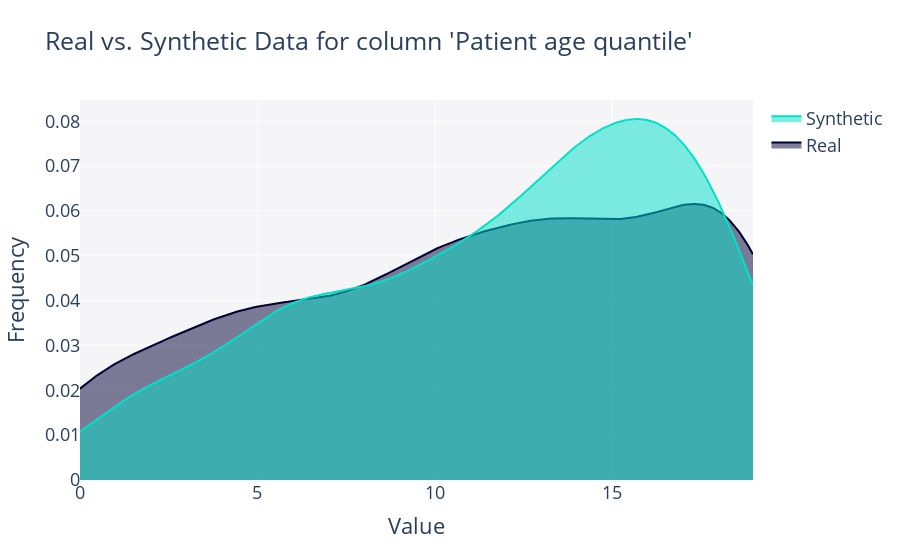
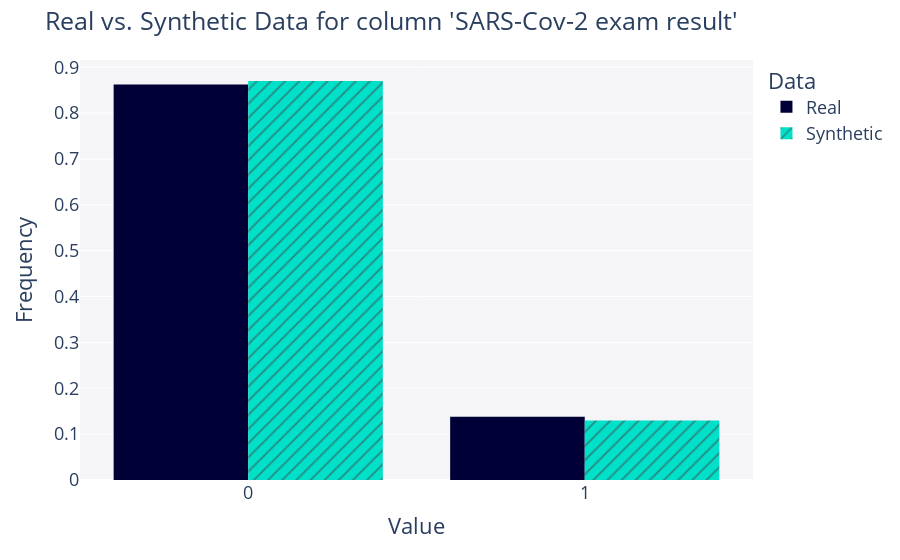
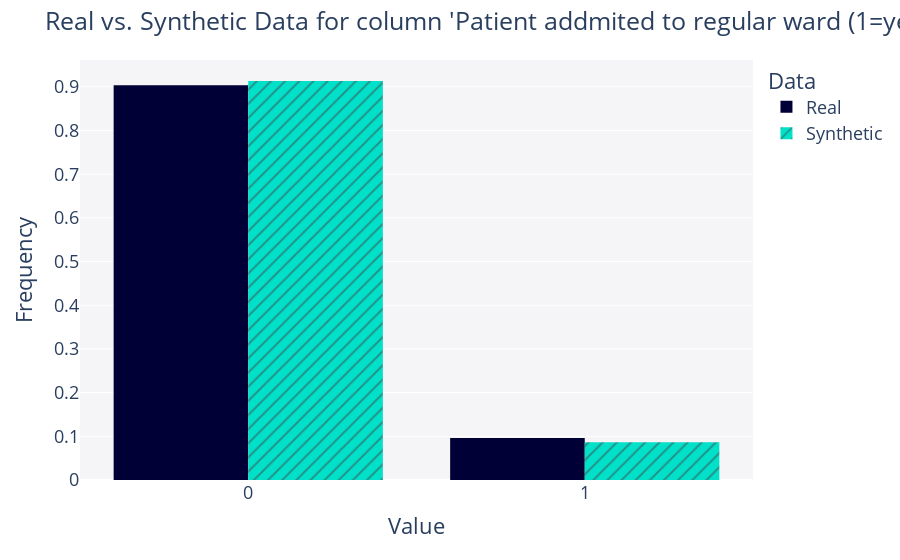
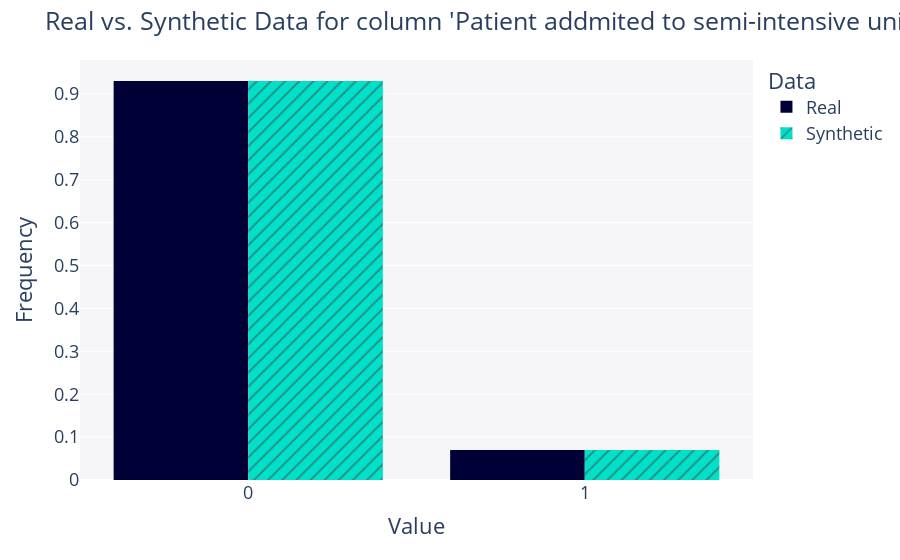

The notebook cell saved with these charts, in order:
### Code cell
from sdv.evaluation.single_table import get_column_plot

for column in real_data.columns:
    fig = get_column_plot(
        real_data=real_data,
        synthetic_data=synthetic_data,
        column_name=column,
        metadata=metadata
    )
    fig.show()

### Figure 1 — Plotly figure (JSON) as saved in the notebook; plotly's stock layout.template omitted (floating-point values rounded to 4 significant figures; data arrays with more than 128 entries replaced by an {"elided": "..."} marker saying what was removed)
{"data": [{"fill": "tozeroy", "hovertemplate": "<b>Real</b><br>Frequency: %{y}<extra></extra>", "legendgroup": "Real", "marker": {"color": "#000036"}, "mode": "lines", "name": "Real", "showlegend": true, "type": "scatter", "x": {"elided": "500 float values"}, "xaxis": "x", "y": {"elided": "500 float values"}, "yaxis": "y"}, {"fill": "tozeroy", "hovertemplate": "<b>Synthetic</b><br>Frequency: %{y}<extra></extra>", "legendgroup": "Synthetic", "marker": {"color": "#01E0C9"}, "mode": "lines", "name": "Synthetic", "showlegend": true, "type": "scatter", "x": {"elided": "500 float values"}, "xaxis": "x", "y": {"elided": "500 float values"}, "yaxis": "y"}], "layout": {"barmode": "overlay", "font": {"size": 18}, "hovermode": "closest", "legend": {"traceorder": "reversed"}, "plot_bgcolor": "#F5F5F8", "title": {"text": "Real vs. Synthetic Data for column 'Patient age quantile'"}, "xaxis": {"anchor": "y2", "domain": [0, 1], "title": {"text": "Value"}, "zeroline": false}, "yaxis": {"anchor": "free", "domain": [0, 1], "position": 0, "title": {"text": "Frequency"}}}}

### Figure 2 — Plotly figure (JSON) as saved in the notebook; plotly's stock layout.template omitted (floating-point values rounded to 4 significant figures; data arrays with more than 128 entries replaced by an {"elided": "..."} marker saying what was removed)
{"data": [{"alignmentgroup": "True", "bingroup": "x", "histnorm": "probability density", "hovertemplate": "<b>Real</b><br>Frequency: %{y}<extra></extra>", "legendgroup": "Real", "marker": {"color": "#000036", "pattern": {"shape": ""}}, "name": "Real", "offsetgroup": "Real", "orientation": "v", "showlegend": true, "type": "histogram", "x": {"elided": "602 int values"}, "xaxis": "x", "yaxis": "y"}, {"alignmentgroup": "True", "bingroup": "x", "histnorm": "probability density", "hovertemplate": "<b>Synthetic</b><br>Frequency: %{y}<extra></extra>", "legendgroup": "Synthetic", "marker": {"color": "#01E0C9", "pattern": {"shape": "/"}}, "name": "Synthetic", "offsetgroup": "Synthetic", "orientation": "v", "showlegend": true, "type": "histogram", "x": {"elided": "300 int values"}, "xaxis": "x", "yaxis": "y"}], "layout": {"barmode": "group", "font": {"size": 18}, "legend": {"title": {"text": "Data"}, "tracegroupgap": 0}, "margin": {"t": 60}, "plot_bgcolor": "#F5F5F8", "title": {"text": "Real vs. Synthetic Data for column 'SARS-Cov-2 exam result'"}, "xaxis": {"anchor": "y", "domain": [0, 1], "title": {"text": "Value"}}, "yaxis": {"anchor": "x", "domain": [0, 1], "title": {"text": "Frequency"}}}}

### Figure 3 — Plotly figure (JSON) as saved in the notebook; plotly's stock layout.template omitted (floating-point values rounded to 4 significant figures; data arrays with more than 128 entries replaced by an {"elided": "..."} marker saying what was removed)
{"data": [{"alignmentgroup": "True", "bingroup": "x", "histnorm": "probability density", "hovertemplate": "<b>Real</b><br>Frequency: %{y}<extra></extra>", "legendgroup": "Real", "marker": {"color": "#000036", "pattern": {"shape": ""}}, "name": "Real", "offsetgroup": "Real", "orientation": "v", "showlegend": true, "type": "histogram", "x": {"elided": "602 int values"}, "xaxis": "x", "yaxis": "y"}, {"alignmentgroup": "True", "bingroup": "x", "histnorm": "probability density", "hovertemplate": "<b>Synthetic</b><br>Frequency: %{y}<extra></extra>", "legendgroup": "Synthetic", "marker": {"color": "#01E0C9", "pattern": {"shape": "/"}}, "name": "Synthetic", "offsetgroup": "Synthetic", "orientation": "v", "showlegend": true, "type": "histogram", "x": {"elided": "300 int values"}, "xaxis": "x", "yaxis": "y"}], "layout": {"barmode": "group", "font": {"size": 18}, "legend": {"title": {"text": "Data"}, "tracegroupgap": 0}, "margin": {"t": 60}, "plot_bgcolor": "#F5F5F8", "title": {"text": "Real vs. Synthetic Data for column 'Patient addmited to regular ward (1=yes, 0=no)'"}, "xaxis": {"anchor": "y", "domain": [0, 1], "title": {"text": "Value"}}, "yaxis": {"anchor": "x", "domain": [0, 1], "title": {"text": "Frequency"}}}}

### Figure 4 — Plotly figure (JSON) as saved in the notebook; plotly's stock layout.template omitted (floating-point values rounded to 4 significant figures; data arrays with more than 128 entries replaced by an {"elided": "..."} marker saying what was removed)
{"data": [{"alignmentgroup": "True", "bingroup": "x", "histnorm": "probability density", "hovertemplate": "<b>Real</b><br>Frequency: %{y}<extra></extra>", "legendgroup": "Real", "marker": {"color": "#000036", "pattern": {"shape": ""}}, "name": "Real", "offsetgroup": "Real", "orientation": "v", "showlegend": true, "type": "histogram", "x": {"elided": "602 int values"}, "xaxis": "x", "yaxis": "y"}, {"alignmentgroup": "True", "bingroup": "x", "histnorm": "probability density", "hovertemplate": "<b>Synthetic</b><br>Frequency: %{y}<extra></extra>", "legendgroup": "Synthetic", "marker": {"color": "#01E0C9", "pattern": {"shape": "/"}}, "name": "Synthetic", "offsetgroup": "Synthetic", "orientation": "v", "showlegend": true, "type": "histogram", "x": {"elided": "300 int values"}, "xaxis": "x", "yaxis": "y"}], "layout": {"barmode": "group", "font": {"size": 18}, "legend": {"title": {"text": "Data"}, "tracegroupgap": 0}, "margin": {"t": 60}, "plot_bgcolor": "#F5F5F8", "title": {"text": "Real vs. Synthetic Data for column 'Patient addmited to semi-intensive unit (1=yes, 0=no)'"}, "xaxis": {"anchor": "y", "domain": [0, 1], "title": {"text": "Value"}}, "yaxis": {"anchor": "x", "domain": [0, 1], "title": {"text": "Frequency"}}}}
